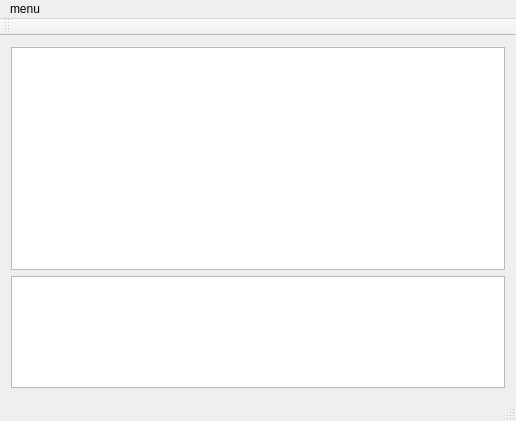
<?xml version="1.0" encoding="UTF-8"?>
<ui version="4.0">
 <class>CPackageInputClass</class>
 <widget class="QMainWindow" name="CPackageInputClass">
  <property name="geometry">
   <rect>
    <x>0</x>
    <y>0</y>
    <width>516</width>
    <height>421</height>
   </rect>
  </property>
  <property name="windowTitle">
   <string>CPackageInput</string>
  </property>
  <widget class="QWidget" name="centralWidget">
   <layout class="QVBoxLayout" name="verticalLayout" stretch="2,1">
    <item>
     <widget class="QTextBrowser" name="textBrowser"/>
    </item>
    <item>
     <widget class="QTextEdit" name="textEdit"/>
    </item>
   </layout>
  </widget>
  <widget class="QMenuBar" name="menuBar">
   <property name="geometry">
    <rect>
     <x>0</x>
     <y>0</y>
     <width>516</width>
     <height>21</height>
    </rect>
   </property>
   <widget class="QMenu" name="menumenu">
    <property name="title">
     <string>menu</string>
    </property>
    <addaction name="actionMatchStr"/>
    <addaction name="actionWriteInFile"/>
   </widget>
   <addaction name="menumenu"/>
  </widget>
  <widget class="QToolBar" name="mainToolBar">
   <attribute name="toolBarArea">
    <enum>TopToolBarArea</enum>
   </attribute>
   <attribute name="toolBarBreak">
    <bool>false</bool>
   </attribute>
  </widget>
  <widget class="QStatusBar" name="statusBar"/>
  <action name="actionQuickMatch">
   <property name="text">
    <string>QuickMatch</string>
   </property>
  </action>
  <action name="actionMatchStr">
   <property name="text">
    <string>MtachStr</string>
   </property>
  </action>
  <action name="actionWriteInFile">
   <property name="text">
    <string>WriteInFile</string>
   </property>
  </action>
 </widget>
 <layoutdefault spacing="6" margin="11"/>
 <resources>
  <include location="cpackageinput.qrc"/>
 </resources>
 <connections/>
 <slots>
  <slot>ShowDialogMatch()</slot>
 </slots>
</ui>
